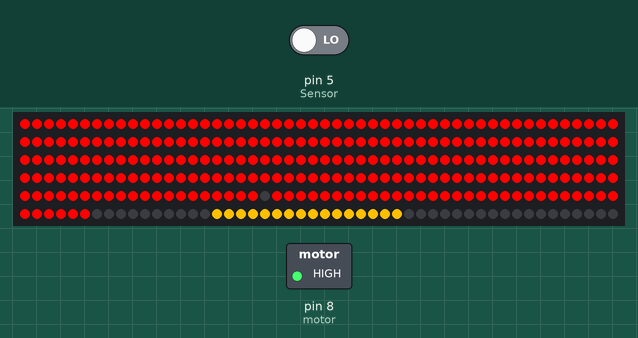
Recording of a sketch running on a simulated Arduino Uno, built with avr-gcc and run on an emulated ATmega328P. Parts: 300 RGB LEDs in strip order, left to right, continuing on the next row, switched loads named in the sketch (green lamp = pin HIGH). The inputs (shaded band) are chosen by the test bench; at power-on: pin 5 (Sensor) LOW.

Above: at 14.9 s.
15.0 s: pin 5 (Sensor) driven LOW
At 23.92 s:
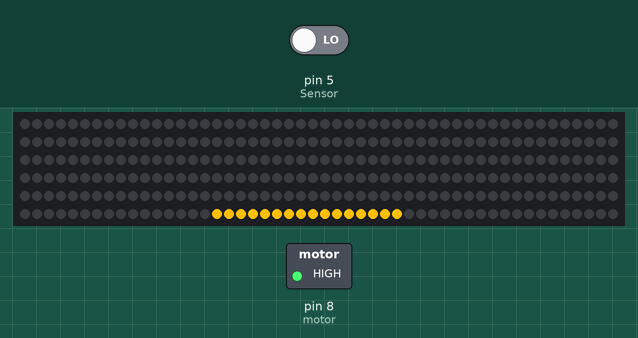
28.0 s: pin 5 (Sensor) driven HIGH
At 42.5 s:
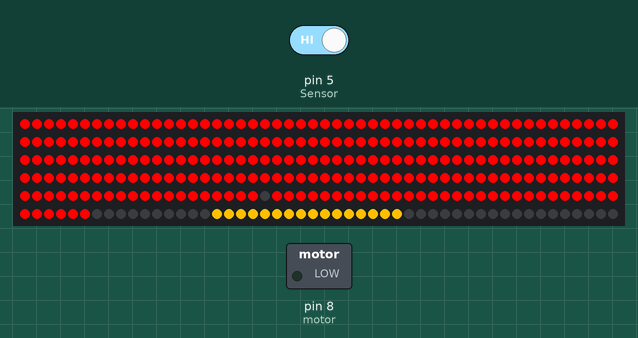
At 46.6 s:
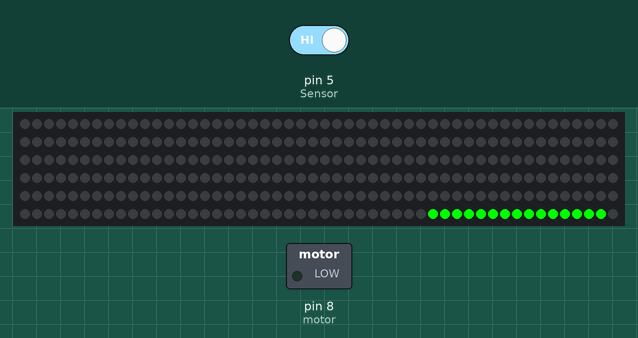
Timing chart, 0 to 48.1 s (numbered marks = the images above; inputs shaded):
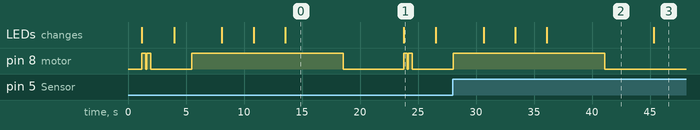

The sketch:

Silveriov1.ino
```cpp
#include <Adafruit_NeoPixel.h>

#define PIN        6  // pino de controle da fita de led
#define NUMPIXELS 300 // número de leds presentes na fita
#define motor 8 // define porta do vibracall
#define Sensor 5 // define porta do sensor infravermelho

/*Instancia a fita de led
======================================================================= */
Adafruit_NeoPixel pixels(NUMPIXELS, PIN, NEO_GRB + NEO_KHZ800);

//#define DELAYVAL 0 // Tempo (em milisegundos) pausa entre pixeis
int Estado;
void setup() {
  pixels.begin(); // Inicializa a fita de led
  pixels.clear(); // apaga todos os leds
  pinMode(Sensor, INPUT); //inclui o sensor infravermelho
  pinMode(motor, OUTPUT); // inclui o vibracall

}

void loop() {
  Estado = digitalRead(Sensor);
  Serial.println(Estado);
  if (Estado) {
    verde();
  }
  else {
    delay(1000);
    amarelo();
    vermelho();
    delay(10);

 }
}
void alerta(){
  for(int i=0; i<220; i++)   {
    pixels.setPixelColor(i, pixels.Color(250, 0, 0));
    pixels.show(); // alerta.
    }
    delay(100);
    for(int i=0; i<220; i++) {
    pixels.setPixelColor(i, pixels.Color(0, 0, 0));
    pixels.show(); }
    delay(100);
    for(int i=0; i<220; i++) {
    pixels.setPixelColor(i, pixels.Color(250, 0, 0));
    pixels.show(); }
    delay(1000);
    pixels.clear();
}
//função para acendimento do sinal vermelho dos carros
void vermelho(){
  /*//apagar amarelo e verde
  for(int i=44; i<80; i++) {
    pixels.setPixelColor(i, pixels.Color(0, 0, 0));
    pixels.show();
    }*/
  //acende o vermelho
  for(int i=221; i<256; i++) {
    pixels.setPixelColor(i, pixels.Color(255, 0, 0));
    pixels.show();
    }

  /*//acende o segundo circulo
    for(int i=19; i<35; i++) {
    pixels.setPixelColor(i, pixels.Color(255, 0, 0));
    pixels.show();
    }*/
    delay(1500);
     digitalWrite(motor, HIGH);//liga o vibracall
    alerta();
    delay(4000);
    digitalWrite(motor, LOW);
    delay(4000);
}//fim função vermelho

//função para acendimento do sinal amarelo dos carros
void amarelo(){
    pixels.clear(); // apaga todos os leds
    for(int i=266; i<282; i++) {
    pixels.setPixelColor(i, pixels.Color(255,191, 0));
    pixels.show();
    }
    //vibra pra avisar que esta funcionando
    digitalWrite(motor, HIGH);
    delay(340);
    digitalWrite(motor, LOW);
    delay(80);
    digitalWrite(motor, HIGH);
    delay(340);
    digitalWrite(motor, LOW);
    delay(1600);
}


void verde(){
    for(int i=284; i<299; i++) {
    pixels.setPixelColor(i, pixels.Color(0, 250, 0));
    pixels.show();
    }
}
```

Measured:
- after the input at 28.0 s, pin 8 (motor): goes on until 41.1 s, then stays LOW
- what the display in image 2 shows lasts 9.2 s, from 36.1 s to 45.3 s
